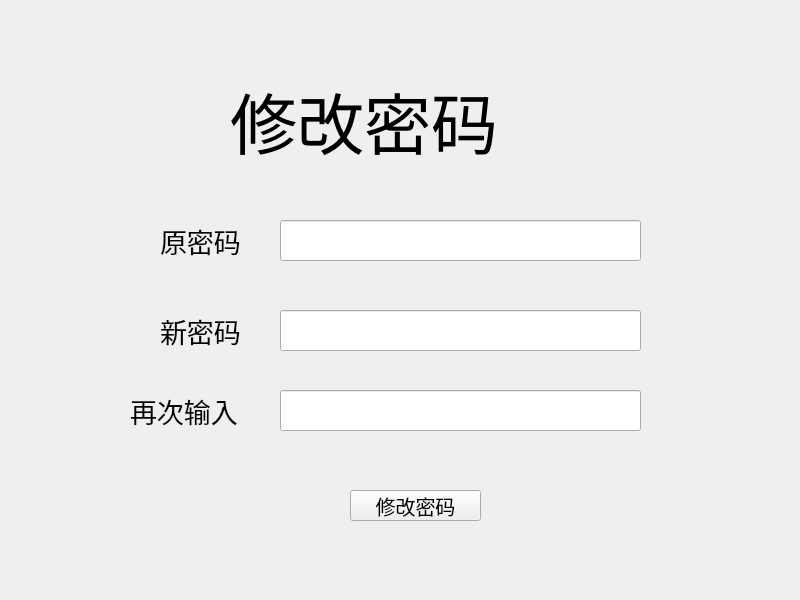
<?xml version="1.0" encoding="UTF-8"?>
<ui version="4.0">
 <class>Change</class>
 <widget class="QWidget" name="Change">
  <property name="geometry">
   <rect>
    <x>0</x>
    <y>0</y>
    <width>800</width>
    <height>600</height>
   </rect>
  </property>
  <property name="minimumSize">
   <size>
    <width>800</width>
    <height>600</height>
   </size>
  </property>
  <property name="maximumSize">
   <size>
    <width>800</width>
    <height>600</height>
   </size>
  </property>
  <property name="windowTitle">
   <string>学生信息管理系统-学生端</string>
  </property>
  <widget class="QLineEdit" name="lineEdit_2">
   <property name="geometry">
    <rect>
     <x>280</x>
     <y>310</y>
     <width>361</width>
     <height>41</height>
    </rect>
   </property>
   <property name="font">
    <font>
     <pointsize>17</pointsize>
    </font>
   </property>
   <property name="text">
    <string/>
   </property>
  </widget>
  <widget class="QLabel" name="label">
   <property name="geometry">
    <rect>
     <x>160</x>
     <y>210</y>
     <width>101</width>
     <height>61</height>
    </rect>
   </property>
   <property name="font">
    <font>
     <pointsize>20</pointsize>
    </font>
   </property>
   <property name="text">
    <string>原密码</string>
   </property>
  </widget>
  <widget class="QLabel" name="label_2">
   <property name="geometry">
    <rect>
     <x>160</x>
     <y>300</y>
     <width>101</width>
     <height>61</height>
    </rect>
   </property>
   <property name="font">
    <font>
     <pointsize>20</pointsize>
    </font>
   </property>
   <property name="text">
    <string>新密码</string>
   </property>
  </widget>
  <widget class="QLineEdit" name="lineEdit">
   <property name="geometry">
    <rect>
     <x>280</x>
     <y>220</y>
     <width>361</width>
     <height>41</height>
    </rect>
   </property>
   <property name="font">
    <font>
     <pointsize>17</pointsize>
    </font>
   </property>
   <property name="text">
    <string/>
   </property>
  </widget>
  <widget class="QLineEdit" name="lineEdit_3">
   <property name="geometry">
    <rect>
     <x>280</x>
     <y>390</y>
     <width>361</width>
     <height>41</height>
    </rect>
   </property>
   <property name="font">
    <font>
     <pointsize>17</pointsize>
    </font>
   </property>
   <property name="text">
    <string/>
   </property>
  </widget>
  <widget class="QLabel" name="label_3">
   <property name="geometry">
    <rect>
     <x>130</x>
     <y>380</y>
     <width>131</width>
     <height>61</height>
    </rect>
   </property>
   <property name="font">
    <font>
     <pointsize>20</pointsize>
    </font>
   </property>
   <property name="text">
    <string>再次输入</string>
   </property>
  </widget>
  <widget class="QPushButton" name="pushButton_3">
   <property name="geometry">
    <rect>
     <x>350</x>
     <y>490</y>
     <width>131</width>
     <height>31</height>
    </rect>
   </property>
   <property name="font">
    <font>
     <pointsize>15</pointsize>
    </font>
   </property>
   <property name="text">
    <string>修改密码</string>
   </property>
  </widget>
  <widget class="QLabel" name="label_4">
   <property name="geometry">
    <rect>
     <x>230</x>
     <y>80</y>
     <width>381</width>
     <height>81</height>
    </rect>
   </property>
   <property name="font">
    <font>
     <pointsize>50</pointsize>
    </font>
   </property>
   <property name="text">
    <string>修改密码</string>
   </property>
  </widget>
 </widget>
 <resources/>
 <connections/>
</ui>
